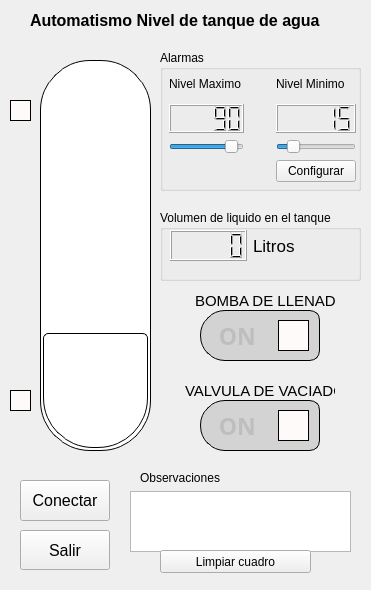
<?xml version="1.0" encoding="UTF-8"?>
<ui version="4.0">
 <class>Form</class>
 <widget class="QWidget" name="Form">
  <property name="enabled">
   <bool>true</bool>
  </property>
  <property name="geometry">
   <rect>
    <x>0</x>
    <y>0</y>
    <width>371</width>
    <height>590</height>
   </rect>
  </property>
  <property name="windowTitle">
   <string>Automatismo Tanque de Agua</string>
  </property>
  <widget class="QProgressBar" name="progressBar_Nivel">
   <property name="geometry">
    <rect>
     <x>40</x>
     <y>60</y>
     <width>111</width>
     <height>391</height>
    </rect>
   </property>
   <property name="styleSheet">
    <string notr="true">QProgressBar {
border: 1px solid black;
text-align: top;
padding: 2px;
border-bottom-right-radius: 50px;
border-bottom-left-radius: 50px;
border-top-right-radius: 50px;
border-top-left-radius: 50px;
background: QLinearGradient( x1: 0, y1: 0, x2: 1, y2: 0,
stop: 0 #fff,
stop: 0.4999 #eee,
stop: 0.5 #ddd,
stop: 1 #eee );
width: 15px;
}

QProgressBar::chunk {
background: QLinearGradient( x1: 0, y1: 0, x2: 1, y2: 0,
stop: 0 #78d,
stop: 0.4999 #46a,
stop: 0.5 #45a,
stop: 1 #238 );
border-bottom-right-radius: 50px;
border-bottom-left-radius: 50px;
border-top-right-radius: 5px;
border-top-left-radius: 5px;
border: 1px solid black;
}</string>
   </property>
   <property name="minimum">
    <number>0</number>
   </property>
   <property name="maximum">
    <number>100</number>
   </property>
   <property name="value">
    <number>30</number>
   </property>
   <property name="textVisible">
    <bool>false</bool>
   </property>
   <property name="orientation">
    <enum>Qt::Vertical</enum>
   </property>
   <property name="invertedAppearance">
    <bool>false</bool>
   </property>
   <property name="textDirection">
    <enum>QProgressBar::BottomToTop</enum>
   </property>
   <property name="format">
    <string>%p%</string>
   </property>
  </widget>
  <widget class="QGroupBox" name="groupBox">
   <property name="geometry">
    <rect>
     <x>160</x>
     <y>50</y>
     <width>201</width>
     <height>141</height>
    </rect>
   </property>
   <property name="title">
    <string>Alarmas</string>
   </property>
   <widget class="QWidget" name="gridLayoutWidget">
    <property name="geometry">
     <rect>
      <x>9</x>
      <y>19</y>
      <width>187</width>
      <height>113</height>
     </rect>
    </property>
    <layout class="QGridLayout" name="gridLayout">
     <property name="horizontalSpacing">
      <number>0</number>
     </property>
     <property name="topMargin">
      <number>0</number>
     </property>
     <property name="rightMargin">
      <number>0</number>
     </property>
     <property name="bottomMargin">
      <number>0</number>
     </property>
     <item row="0" column="1">
      <spacer name="horizontalSpacer">
       <property name="orientation">
        <enum>Qt::Horizontal</enum>
       </property>
       <property name="sizeHint" stdset="0">
        <size>
         <width>40</width>
         <height>20</height>
        </size>
       </property>
      </spacer>
     </item>
     <item row="2" column="0">
      <widget class="QSlider" name="sliderMax">
       <property name="value">
        <number>90</number>
       </property>
       <property name="orientation">
        <enum>Qt::Horizontal</enum>
       </property>
      </widget>
     </item>
     <item row="1" column="2">
      <widget class="QLCDNumber" name="lcdMinimo">
       <property name="intValue" stdset="0">
        <number>15</number>
       </property>
      </widget>
     </item>
     <item row="2" column="2">
      <widget class="QSlider" name="sliderMin">
       <property name="value">
        <number>15</number>
       </property>
       <property name="orientation">
        <enum>Qt::Horizontal</enum>
       </property>
      </widget>
     </item>
     <item row="0" column="0">
      <widget class="QLabel" name="label_2">
       <property name="text">
        <string>Nivel Maximo</string>
       </property>
      </widget>
     </item>
     <item row="0" column="2">
      <widget class="QLabel" name="label">
       <property name="text">
        <string>Nivel Minimo</string>
       </property>
      </widget>
     </item>
     <item row="3" column="2">
      <widget class="QPushButton" name="bt_confirmar">
       <property name="text">
        <string>Configurar</string>
       </property>
       <property name="checkable">
        <bool>true</bool>
       </property>
      </widget>
     </item>
     <item row="1" column="0">
      <widget class="QLCDNumber" name="lcdMaximo">
       <property name="intValue" stdset="0">
        <number>90</number>
       </property>
      </widget>
     </item>
     <item row="3" column="0">
      <widget class="QLabel" name="label_7">
       <property name="text">
        <string/>
       </property>
      </widget>
     </item>
    </layout>
   </widget>
  </widget>
  <widget class="QPushButton" name="pushButton_2">
   <property name="geometry">
    <rect>
     <x>20</x>
     <y>530</y>
     <width>90</width>
     <height>40</height>
    </rect>
   </property>
   <property name="font">
    <font>
     <pointsize>12</pointsize>
    </font>
   </property>
   <property name="text">
    <string>Salir</string>
   </property>
  </widget>
  <widget class="QLabel" name="label_3">
   <property name="geometry">
    <rect>
     <x>30</x>
     <y>10</y>
     <width>311</width>
     <height>21</height>
    </rect>
   </property>
   <property name="font">
    <font>
     <pointsize>12</pointsize>
     <weight>75</weight>
     <italic>false</italic>
     <bold>true</bold>
    </font>
   </property>
   <property name="text">
    <string>Automatismo Nivel de tanque de agua</string>
   </property>
  </widget>
  <widget class="QPushButton" name="boton_conectar">
   <property name="geometry">
    <rect>
     <x>20</x>
     <y>480</y>
     <width>90</width>
     <height>41</height>
    </rect>
   </property>
   <property name="font">
    <font>
     <pointsize>12</pointsize>
    </font>
   </property>
   <property name="text">
    <string>Conectar</string>
   </property>
  </widget>
  <widget class="QGroupBox" name="groupBox_2">
   <property name="geometry">
    <rect>
     <x>160</x>
     <y>210</y>
     <width>201</width>
     <height>71</height>
    </rect>
   </property>
   <property name="title">
    <string>Volumen de liquido en el tanque</string>
   </property>
   <widget class="QWidget" name="horizontalLayoutWidget">
    <property name="geometry">
     <rect>
      <x>10</x>
      <y>20</y>
      <width>160</width>
      <height>31</height>
     </rect>
    </property>
    <layout class="QHBoxLayout" name="horizontalLayout">
     <item>
      <widget class="QLCDNumber" name="lcdNumber_1"/>
     </item>
     <item>
      <widget class="QLabel" name="label_4">
       <property name="font">
        <font>
         <pointsize>13</pointsize>
         <weight>50</weight>
         <italic>false</italic>
         <bold>false</bold>
        </font>
       </property>
       <property name="text">
        <string>Litros</string>
       </property>
      </widget>
     </item>
    </layout>
   </widget>
  </widget>
  <widget class="QWidget" name="widget" native="true">
   <property name="geometry">
    <rect>
     <x>180</x>
     <y>290</y>
     <width>160</width>
     <height>90</height>
    </rect>
   </property>
   <widget class="QLabel" name="label_5">
    <property name="geometry">
     <rect>
      <x>50</x>
      <y>-50</y>
      <width>120</width>
      <height>51</height>
     </rect>
    </property>
    <property name="font">
     <font>
      <pointsize>11</pointsize>
     </font>
    </property>
    <property name="text">
     <string>BOMBA LLENADO</string>
    </property>
   </widget>
   <widget class="QPushButton" name="bt_llenado">
    <property name="enabled">
     <bool>false</bool>
    </property>
    <property name="geometry">
     <rect>
      <x>20</x>
      <y>20</y>
      <width>120</width>
      <height>51</height>
     </rect>
    </property>
    <property name="font">
     <font>
      <family>MS PMincho</family>
      <pointsize>17</pointsize>
      <weight>75</weight>
      <italic>false</italic>
      <bold>true</bold>
     </font>
    </property>
    <property name="styleSheet">
     <string notr="true">border: 1px solid black;
text-align: left;
border-bottom-left-radius: 25px;
border-bottom-right-radius: 10px;
border-top-left-radius: 25px;
border-top-right-radius: 10px;
background-color: #D3D3D3;</string>
    </property>
    <property name="text">
     <string>   ON</string>
    </property>
    <property name="checkable">
     <bool>true</bool>
    </property>
    <property name="checked">
     <bool>false</bool>
    </property>
   </widget>
   <widget class="QLabel" name="label_11">
    <property name="geometry">
     <rect>
      <x>15</x>
      <y>0</y>
      <width>140</width>
      <height>21</height>
     </rect>
    </property>
    <property name="font">
     <font>
      <pointsize>11</pointsize>
     </font>
    </property>
    <property name="text">
     <string>BOMBA DE LLENADO</string>
    </property>
   </widget>
   <widget class="QFrame" name="id_llenado">
    <property name="geometry">
     <rect>
      <x>98</x>
      <y>30</y>
      <width>31</width>
      <height>31</height>
     </rect>
    </property>
    <property name="styleSheet">
     <string notr="true">border: 1px solid black;
background-color: #FFFAFA;</string>
    </property>
    <property name="frameShape">
     <enum>QFrame::StyledPanel</enum>
    </property>
    <property name="frameShadow">
     <enum>QFrame::Raised</enum>
    </property>
   </widget>
  </widget>
  <widget class="QWidget" name="widget_2" native="true">
   <property name="geometry">
    <rect>
     <x>180</x>
     <y>380</y>
     <width>160</width>
     <height>90</height>
    </rect>
   </property>
   <widget class="QLabel" name="label_9">
    <property name="geometry">
     <rect>
      <x>50</x>
      <y>-50</y>
      <width>120</width>
      <height>51</height>
     </rect>
    </property>
    <property name="font">
     <font>
      <pointsize>11</pointsize>
     </font>
    </property>
    <property name="text">
     <string>BOMBA LLENADO</string>
    </property>
   </widget>
   <widget class="QPushButton" name="bt_vaciado">
    <property name="enabled">
     <bool>false</bool>
    </property>
    <property name="geometry">
     <rect>
      <x>20</x>
      <y>20</y>
      <width>120</width>
      <height>51</height>
     </rect>
    </property>
    <property name="font">
     <font>
      <family>MS PMincho</family>
      <pointsize>17</pointsize>
      <weight>75</weight>
      <italic>false</italic>
      <bold>true</bold>
     </font>
    </property>
    <property name="styleSheet">
     <string notr="true">border: 1px solid black;
text-align: left;
border-bottom-left-radius: 25px;
border-bottom-right-radius: 10px;
border-top-left-radius: 25px;
border-top-right-radius: 10px;
background-color: #D3D3D3;</string>
    </property>
    <property name="text">
     <string>   ON</string>
    </property>
    <property name="checkable">
     <bool>true</bool>
    </property>
   </widget>
   <widget class="QLabel" name="label_12">
    <property name="geometry">
     <rect>
      <x>5</x>
      <y>0</y>
      <width>150</width>
      <height>21</height>
     </rect>
    </property>
    <property name="font">
     <font>
      <pointsize>11</pointsize>
     </font>
    </property>
    <property name="text">
     <string>VALVULA DE VACIADO</string>
    </property>
   </widget>
   <widget class="QFrame" name="id_vaciado">
    <property name="geometry">
     <rect>
      <x>98</x>
      <y>30</y>
      <width>31</width>
      <height>31</height>
     </rect>
    </property>
    <property name="styleSheet">
     <string notr="true">border: 1px solid black;
background-color: #FFFAFA;</string>
    </property>
    <property name="frameShape">
     <enum>QFrame::StyledPanel</enum>
    </property>
    <property name="frameShadow">
     <enum>QFrame::Raised</enum>
    </property>
   </widget>
   <zorder>label_9</zorder>
   <zorder>label_12</zorder>
   <zorder>bt_vaciado</zorder>
   <zorder>id_vaciado</zorder>
  </widget>
  <widget class="QFrame" name="nivel_max">
   <property name="geometry">
    <rect>
     <x>10</x>
     <y>100</y>
     <width>21</width>
     <height>21</height>
    </rect>
   </property>
   <property name="styleSheet">
    <string notr="true">border: 1px solid black;
padding: 2px;
background-color: #FFFAFA;

</string>
   </property>
   <property name="frameShape">
    <enum>QFrame::StyledPanel</enum>
   </property>
   <property name="frameShadow">
    <enum>QFrame::Raised</enum>
   </property>
  </widget>
  <widget class="QFrame" name="nivel_min">
   <property name="geometry">
    <rect>
     <x>10</x>
     <y>390</y>
     <width>21</width>
     <height>21</height>
    </rect>
   </property>
   <property name="styleSheet">
    <string notr="true">border: 1px solid black;
padding: 2px;
background-color: #FFFAFA;</string>
   </property>
   <property name="frameShape">
    <enum>QFrame::StyledPanel</enum>
   </property>
   <property name="frameShadow">
    <enum>QFrame::Raised</enum>
   </property>
  </widget>
  <widget class="QTextBrowser" name="textObs">
   <property name="geometry">
    <rect>
     <x>130</x>
     <y>491</y>
     <width>221</width>
     <height>61</height>
    </rect>
   </property>
  </widget>
  <widget class="QPushButton" name="pushButton">
   <property name="geometry">
    <rect>
     <x>160</x>
     <y>550</y>
     <width>151</width>
     <height>23</height>
    </rect>
   </property>
   <property name="text">
    <string>Limpiar cuadro</string>
   </property>
  </widget>
  <widget class="QLabel" name="label_6">
   <property name="geometry">
    <rect>
     <x>140</x>
     <y>470</y>
     <width>81</width>
     <height>16</height>
    </rect>
   </property>
   <property name="text">
    <string>Observaciones:</string>
   </property>
  </widget>
 </widget>
 <resources/>
 <connections>
  <connection>
   <sender>sliderMax</sender>
   <signal>valueChanged(int)</signal>
   <receiver>lcdMaximo</receiver>
   <slot>display(int)</slot>
   <hints>
    <hint type="sourcelabel">
     <x>203</x>
     <y>143</y>
    </hint>
    <hint type="destinationlabel">
     <x>205</x>
     <y>118</y>
    </hint>
   </hints>
  </connection>
  <connection>
   <sender>sliderMin</sender>
   <signal>valueChanged(int)</signal>
   <receiver>lcdMinimo</receiver>
   <slot>display(int)</slot>
   <hints>
    <hint type="sourcelabel">
     <x>348</x>
     <y>143</y>
    </hint>
    <hint type="destinationlabel">
     <x>348</x>
     <y>118</y>
    </hint>
   </hints>
  </connection>
  <connection>
   <sender>progressBar_Nivel</sender>
   <signal>valueChanged(int)</signal>
   <receiver>lcdNumber_1</receiver>
   <slot>display(int)</slot>
   <hints>
    <hint type="sourcelabel">
     <x>139</x>
     <y>302</y>
    </hint>
    <hint type="destinationlabel">
     <x>177</x>
     <y>259</y>
    </hint>
   </hints>
  </connection>
  <connection>
   <sender>pushButton_2</sender>
   <signal>clicked()</signal>
   <receiver>Form</receiver>
   <slot>close()</slot>
   <hints>
    <hint type="sourcelabel">
     <x>296</x>
     <y>490</y>
    </hint>
    <hint type="destinationlabel">
     <x>370</x>
     <y>421</y>
    </hint>
   </hints>
  </connection>
  <connection>
   <sender>pushButton</sender>
   <signal>clicked()</signal>
   <receiver>textObs</receiver>
   <slot>clear()</slot>
   <hints>
    <hint type="sourcelabel">
     <x>210</x>
     <y>556</y>
    </hint>
    <hint type="destinationlabel">
     <x>210</x>
     <y>535</y>
    </hint>
   </hints>
  </connection>
 </connections>
</ui>
